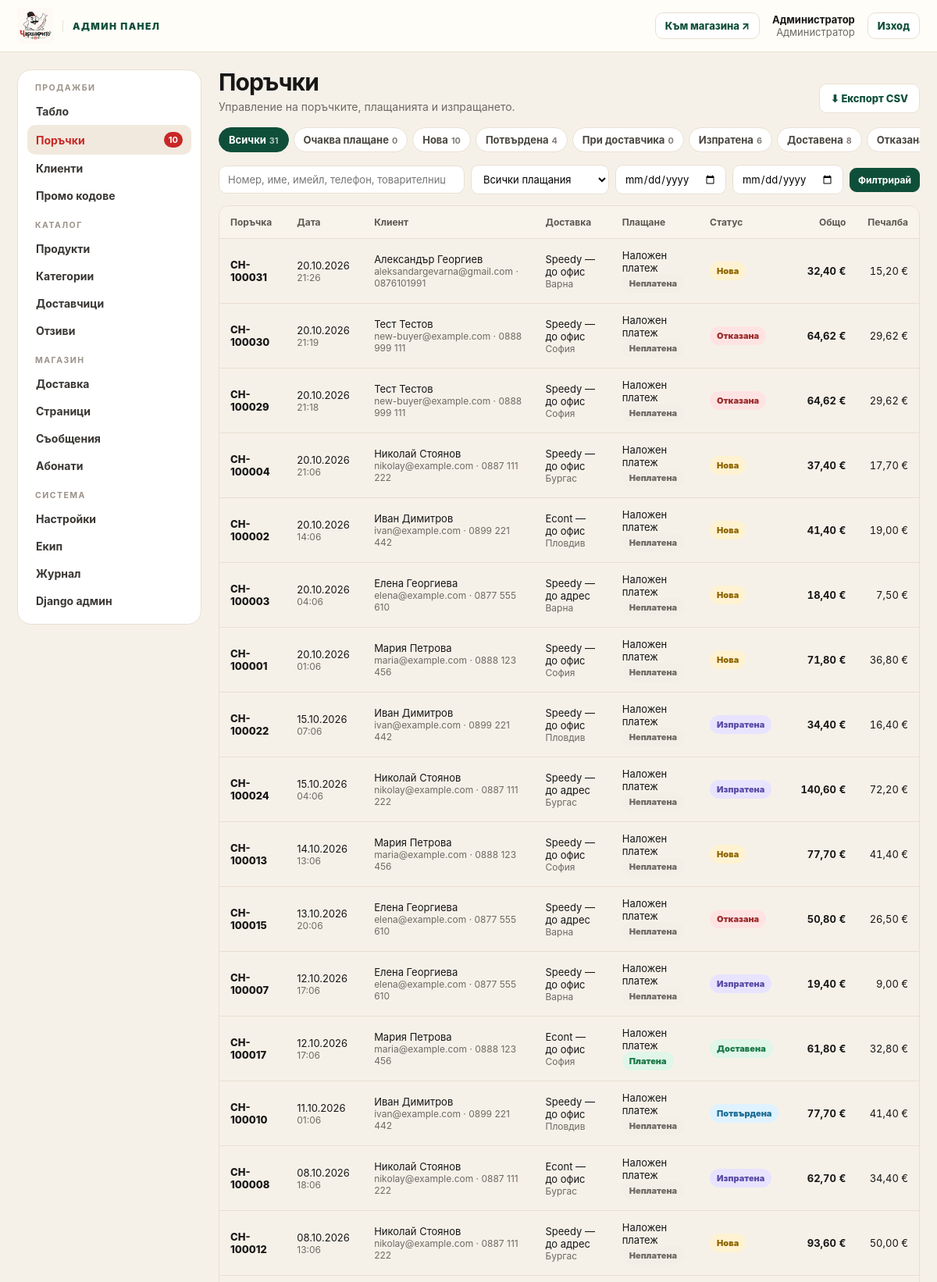
The app's page /dashboard/orders/ (signed in, upper part) with its own data.
### accounts/models.py (models this page shows, shortened)
class User(AbstractUser):
    username = None
    email = models.EmailField("имейл", unique=True)
    phone = models.CharField("телефон", max_length=32, blank=True)
    marketing_consent = models.BooleanField("съгласие за маркетинг", default=False)
    email_verified = models.BooleanField("потвърден имейл", default=False)
    USERNAME_FIELD = "email"
    REQUIRED_FIELDS = []
    objects = UserManager()
    class Meta:
        verbose_name = "потребител"
        verbose_name_plural = "потребители"

### orders/models.py (models this page shows, shortened)
class Order(models.Model):
    STATUS_PENDING_PAYMENT = "pending_payment"
    STATUS_NEW = "new"
    STATUS_CONFIRMED = "confirmed"
    STATUS_SENT_TO_SUPPLIER = "sent_to_supplier"
    STATUS_SHIPPED = "shipped"
    STATUS_DELIVERED = "delivered"
    STATUS_CANCELLED = "cancelled"
    STATUS_RETURNED = "returned"
    STATUS_CHOICES = [
        (STATUS_PENDING_PAYMENT, "Очаква плащане"),
        (STATUS_NEW, "Нова"),
        (STATUS_CONFIRMED, "Потвърдена"),
        (STATUS_SENT_TO_SUPPLIER, "При доставчика"),
        (STATUS_SHIPPED, "Изпратена"),
        (STATUS_DELIVERED, "Доставена"),
        (STATUS_CANCELLED, "Отказана"),
        (STATUS_RETURNED, "Върната"),
    ]
    OPEN_STATUSES = [STATUS_NEW, STATUS_CONFIRMED, STATUS_SENT_TO_SUPPLIER, STATUS_SHIPPED]
    REVENUE_EXCLUDED = [STATUS_PENDING_PAYMENT, STATUS_CANCELLED, STATUS_RETURNED]
    PAYMENT_COD = "cod"
    PAYMENT_CARD = "card"
    PAYMENT_BANK = "bank"
    PAYMENT_CHOICES = [
        (PAYMENT_COD, "Наложен платеж"),
        (PAYMENT_CARD, "Карта"),
        (PAYMENT_BANK, "Банков превод"),
    ]
    PAY_UNPAID = "unpaid"
    PAY_PAID = "paid"
    PAY_REFUNDED = "refunded"
    PAY_FAILED = "failed"
    PAYMENT_STATUS_CHOICES = [
        (PAY_UNPAID, "Неплатена"),
        (PAY_PAID, "Платена"),
        (PAY_REFUNDED, "Възстановена"),
        (PAY_FAILED, "Неуспешно плащане"),
    ]
    number = models.CharField("номер", max_length=20, unique=True, blank=True)
    token = models.UUIDField(default=uuid.uuid4, unique=True, editable=False)
    user = models.ForeignKey(
        settings.AUTH_USER_MODEL, null=True, blank=True, on_delete=models.SET_NULL, related_name="orders"
    )
    email = models.EmailField("имейл")
    phone = models.CharField("телефон", max_length=32)
    full_name = models.CharField("име и фамилия", max_length=120)
    shipping_method = models.ForeignKey(ShippingMethod, null=True, on_delete=models.SET_NULL)
    shipping_method_name = models.CharField("доставка", max_length=120)
    delivery_type = models.CharField(max_length=10, choices=ShippingMethod.TYPE_CHOICES)
    city = models.CharField("град", max_length=80)
    postcode = models.CharField("пощенски код", max_length=12, blank=True)
    address = models.CharField("адрес / офис", max_length=255)
    payment_method = models.CharField("плащане", max_length=10, choices=PAYMENT_CHOICES)
    payment_status = models.CharField(
        "статус на плащането", max_length=10, choices=PAYMENT_STATUS_CHOICES, default=PAY_UNPAID
    )
    status = models.CharField("статус", max_length=20, choices=STATUS_CHOICES, default=STATUS_NEW)
    currency = models.CharField(max_length=3, default="EUR")
    subtotal = models.DecimalField(max_digits=10, decimal_places=2)
    discount_total = models.DecimalField(max_digits=10, decimal_places=2, default=0)
    shipping_total = models.DecimalField(max_digits=10, decimal_places=2, default=0)
    total = models.DecimalField(max_digits=10, decimal_places=2)
    cost_total = models.DecimalField(
        "доставна стойност", max_digits=10, decimal_places=2, default=0,
        help_text="Сумата към доставчиците за продуктите в поръчката.",
    )
    coupon = models.ForeignKey(Coupon, null=True, blank=True, on_delete=models.SET_NULL, related_name="orders")
    coupon_code = models.CharField(max_length=40, blank=True)
    needs_invoice = models.BooleanField("желае фактура", default=False)
    company_name = models.CharField("фирма", max_length=160, blank=True)
    company_eik = models.CharField("ЕИК", max_length=20, blank=True)
    company_vat = models.CharField("ДДС номер", max_length=20, blank=True)
    company_mol = models.CharField("МОЛ", max_length=120, blank=True)
    company_address = models.CharField("адрес на регистрация", max_length=255, blank=True)
    customer_note = models.TextField("бележка от клиента", blank=True)
    carrier = models.CharField("куриер", max_length=40, blank=True)
    tracking_number = models.CharField("товарителница", max_length=80, blank=True)
    stripe_session_id = models.CharField(max_length=255, blank=True)
    stripe_payment_intent = models.CharField(max_length=255, blank=True)
    ip_address = models.GenericIPAddressField(null=True, blank=True)
    accepted_terms_at = models.DateTimeField(null=True, blank=True)
    created_at = models.DateTimeField(auto_now_add=True)
    updated_at = models.DateTimeField(auto_now=True)
    paid_at = models.DateTimeField(null=True, blank=True)
    shipped_at = models.DateTimeField(null=True, blank=True)
    delivered_at = models.DateTimeField(null=True, blank=True)
    class Meta:
        ordering = ["-created_at"]
        verbose_name = "поръчка"
        verbose_name_plural = "поръчки"
        indexes = [models.Index(fields=["status", "-created_at"]), models.Index(fields=["email"])]
    @property
    def profit(self):
        return self.total - self.shipping_total - self.cost_total

### core/models.py (models this page shows, shortened)
class SiteSettings(models.Model):
    CURRENCY_CHOICES = [("EUR", "EUR (€)"), ("BGN", "BGN (лв.)")]
    store_name = models.CharField("име на магазина", max_length=80, default="Чаршафчето")
    tagline = models.CharField("слоган", max_length=160, default="Повече уют в живота")
    announcement = models.CharField(
        "лента с обява",
        max_length=200,
        blank=True,
        default="🚚 Безплатна доставка за поръчки над 50 € · 14 дни право на връщане",
    )
    currency = models.CharField("валута", max_length=3, choices=CURRENCY_CHOICES, default="EUR")
    show_secondary_currency = models.BooleanField(
        "показвай и цена в лева", default=True, help_text="Двойно обозначаване EUR / BGN по фиксирания курс."
    )
    free_shipping_threshold = models.DecimalField(
        "безплатна доставка над", max_digits=10, decimal_places=2, default=Decimal("50.00")
    )
    vat_rate = models.DecimalField("ДДС %", max_digits=5, decimal_places=2, default=Decimal("20.00"))
    prices_include_vat = models.BooleanField("цените са с ДДС", default=True)
    low_stock_threshold = models.PositiveIntegerField("праг за ниска наличност", default=5)
    contact_email = models.EmailField("имейл за контакт", default="info@charshafcheto.bg")
    orders_email = models.EmailField("имейл за известия за поръчки", default="orders@charshafcheto.bg")
    contact_phone = models.CharField("телефон", max_length=40, default="0888 123 456")
    address = models.CharField("адрес", max_length=200, default="България")
    company_name = models.CharField("фирма", max_length=120, blank=True)
    company_eik = models.CharField("ЕИК", max_length=20, blank=True)
    bank_iban = models.CharField("IBAN за банков превод", max_length=40, blank=True)
    bank_name = models.CharField("банка", max_length=80, blank=True)
    facebook_url = models.URLField(blank=True)
    instagram_url = models.URLField(blank=True)
    meta_description = models.CharField(
        "SEO описание",
        max_length=300,
        default="Спални комплекти, чаршафи, калъфки и завивки с български дух.",
    )
    updated_at = models.DateTimeField(auto_now=True)
    CACHE_KEY = "site_settings"
    class Meta:
        verbose_name = "настройки на магазина"
        verbose_name_plural = "настройки на магазина"
    @classmethod
    def load(cls):
        obj = cache.get(cls.CACHE_KEY)
        if obj is None:
            obj, _ = cls.objects.get_or_create(pk=1)
            cache.set(cls.CACHE_KEY, obj, 300)
        return obj
    @property
    def currency_symbol(self):
        return "€" if self.currency == "EUR" else "лв."

### dashboard/views/orders.py (the view)
# urls.py: path("orders/", orders.order_list, name="orders"),
@staff_required
def order_list(request):
    qs = filtered_orders(request)
    counts = dict(Order.objects.values_list("status").annotate(n=Count("id")))
    tabs = [("", "Всички", sum(counts.values()))] + [
        (key, label, counts.get(key, 0)) for key, label in Order.STATUS_CHOICES
    ]
    return render(request, "dashboard/orders/list.html", {
        "page": paginate(request, qs),
        "tabs": tabs,
        "status": request.GET.get("status", ""),
        "payment_choices": Order.PAYMENT_STATUS_CHOICES,
    })

### dashboard/templates/dashboard/orders/list.html (shortened to what this page needs)
{% extends "dashboard/base.html" %}
{% load store_tags %}
{% block content %}
<div class="d-head">
  <div><h1>Поръчки</h1><p class="d-sub">Управление на поръчките, плащанията и изпращането.</p></div>
  <div class="d-head-actions"><a class="btn btn-secondary btn-small" href="{% url 'dashboard:orders_export' %}?{{ request.GET.urlencode }}">⬇ Експорт CSV</a></div>
</div>
<div class="d-tabs">{% for key, label, n in tabs %}<a href="?{% url_replace status=key page=None %}" class="{% if status == key %}active{% endif %}">{{ label }}<small>{{ n }}</small></a>{% endfor %}</div>
<form class="d-filters" method="get">
  <input type="search" name="q" value="{{ request.GET.q }}" placeholder="Номер, име, имейл, телефон, товарителница…" aria-label="Търсене">
  <select name="payment" data-autosubmit aria-label="Плащане"><option value="">Всички плащания</option></select>
  <input type="date" name="from" value="{{ request.GET.from }}" aria-label="От дата">
  <input type="date" name="to" value="{{ request.GET.to }}" aria-label="До дата">
  <button class="d-btn solid" type="submit">Филтрирай</button>
</form>
<div class="table-wrap"><table class="table d-table">
  <thead><tr><th>Поръчка</th><th>Дата</th><th>Клиент</th><th>Доставка</th><th>Плащане</th><th>Статус</th><th class="num">Общо</th><th class="num">Печалба</th></tr></thead>
  <tbody>
  {% for o in page %}<tr>
    <td><a class="d-strong" href="{% url 'dashboard:order_detail' o.pk %}">{{ o.number }}</a>{% if o.needs_invoice %}<div class="d-muted">фактура</div>{% endif %}</td>
    <td>{{ o.created_at|date:'d.m.Y' }}<div class="d-muted">{{ o.created_at|date:'H:i' }}</div></td>
    <td>{{ o.full_name }}<div class="d-muted">{{ o.email }} · {{ o.phone }}</div></td>
    <td>{{ o.shipping_method_name }}<div class="d-muted">{{ o.city }}</div></td>
    <td>{{ o.get_payment_method_display }}<div><span class="status {{ o.payment_status|status_class }}">{{ o.get_payment_status_display }}</span></div></td>
    <td><span class="status {{ o.status|status_class }}">{{ o.get_status_display }}</span></td>
    <td class="num"><b>{{ o.total|money }}</b></td>
    <td class="num">{{ o.profit|money }}</td>
  </tr>{% empty %}<tr><td colspan="8" class="d-empty">Няма поръчки, отговарящи на филтрите.</td></tr>{% endfor %}
  </tbody>
</table></div>
{% endblock %}

### dashboard/templates/dashboard/base.html (shortened to what this page needs)
{% load static dashboard_tags %}<!doctype html>
<html lang="bg">
<head>
  <link rel="stylesheet" href="{% static 'css/store.css' %}">
  <link rel="stylesheet" href="{% static 'css/dashboard.css' %}">
</head>
<body class="d-body">
{% dashboard_counts as counts %}
<header class="d-top">
  <div class="d-top-in">
    <a class="d-brand" href="{% url 'dashboard:home' %}"><img src="{% static 'img/logo.png' %}" alt="{{ store.store_name }}"><span>Админ панел</span></a>
    <a class="d-link" href="/" target="_blank" rel="noopener">Към магазина ↗</a>
    <div class="d-user"><b>{{ request.user.get_full_name|default:request.user.email }}</b>{% if request.user.is_superuser %}Администратор{% else %}Служител{% endif %}</div>
    <form method="post" action="{% url 'accounts:logout' %}">{% csrf_token %}<button class="d-link" type="submit">Изход</button></form>
  </div>
</header>
<div class="d-shell">
  <nav class="d-side" aria-label="Админ навигация">
    <h6>Продажби</h6>
    <a href="{% url 'dashboard:home' %}" class="{% nav_active 'home' %}">Табло</a>
    <a href="{% url 'dashboard:orders' %}" class="{% nav_active 'orders' 'order' 'supplier_order' %}">Поръчки {% if counts.orders %}<span class="d-count">{{ counts.orders }}</span>{% endif %}</a>
    <a href="{% url 'dashboard:customers' %}" class="{% nav_active 'customers' 'customer' 'guest' %}">Клиенти</a>
    <a href="{% url 'dashboard:coupons' %}" class="{% nav_active 'coupons' %}">Промо кодове</a>
    <h6>Каталог</h6>
    <a href="{% url 'dashboard:products' %}" class="{% nav_active 'products' 'product' 'variant' %}">Продукти</a>
    <a href="{% url 'dashboard:categories' %}" class="{% nav_active 'categories' %}">Категории</a>
    <a href="{% url 'dashboard:suppliers' %}" class="{% nav_active 'suppliers' 'supplier' %}">Доставчици</a>
    <a href="{% url 'dashboard:reviews' %}" class="{% nav_active 'reviews' 'review' %}">Отзиви {% if counts.reviews %}<span class="d-count">{{ counts.reviews }}</span>{% endif %}</a>
    <h6>Магазин</h6>
    <a href="{% url 'dashboard:shipping' %}" class="{% nav_active 'shipping' %}">Доставка</a>
    <a href="{% url 'dashboard:pages' %}" class="{% nav_active 'pages' %}">Страници</a>
    <a href="{% url 'dashboard:messages' %}" class="{% nav_active 'messages' 'message' %}">Съобщения {% if counts.messages %}<span class="d-count">{{ counts.messages }}</span>{% endif %}</a>
    <a href="{% url 'dashboard:subscribers' %}" class="{% nav_active 'subscribers' 'subscriber' %}">Абонати</a>
    <h6>Система</h6>
    {% if request.user.is_superuser %}
    <a href="{% url 'dashboard:settings' %}" class="{% nav_active 'settings' %}">Настройки</a>
    <a href="{% url 'dashboard:team' %}" class="{% nav_active 'team' %}">Екип</a>
    {% endif %}
    <a href="{% url 'dashboard:audit' %}" class="{% nav_active 'audit' %}">Журнал</a>
    {% if request.user.is_superuser %}<a href="{% url 'admin:index' %}">Django админ</a>{% endif %}
  </nav>
  <main class="d-main" id="main">
    {% block content %}{% endblock %}
  </main>
</div>
</body>
</html>

### records on screen
User: user.get_full_name "Администратор"
Order: number "CH-100031", created_at "20.10.2026", created_at "21:26", full_name "Александър Георгиев", email "aleksandargevarna@gmail.com", phone "0876101991", shipping_method_name "Speedy — до офис", city "Варна", payment_method "Наложен платеж", payment_status "Неплатена", status "Нова", total "32,40 €", profit "15,20 €"
Order: number "CH-100030", created_at "20.10.2026", created_at "21:19", full_name "Тест Тестов", email "new-buyer@example.com", phone "0888 999 111", shipping_method_name "Speedy — до офис", city "София", payment_method "Наложен платеж", payment_status "Неплатена", status "Отказана", total "64,62 €", profit "29,62 €"
Order: number "CH-100029", created_at "20.10.2026", created_at "21:18", full_name "Тест Тестов", email "new-buyer@example.com", phone "0888 999 111", shipping_method_name "Speedy — до офис", city "София", payment_method "Наложен платеж", payment_status "Неплатена", status "Отказана", total "64,62 €", profit "29,62 €"
Order: number "CH-100004", created_at "20.10.2026", created_at "21:06", full_name "Николай Стоянов", email "nikolay@example.com", phone "0887 111 222", shipping_method_name "Speedy — до офис", city "Бургас", payment_method "Наложен платеж", payment_status "Неплатена", status "Нова", total "37,40 €", profit "17,70 €"
Order: number "CH-100002", created_at "20.10.2026", created_at "14:06", full_name "Иван Димитров", email "ivan@example.com", phone "0899 221 442", shipping_method_name "Econt — до офис", city "Пловдив", payment_method "Наложен платеж", payment_status "Неплатена", status "Нова", total "41,40 €", profit "19,00 €"
Order: number "CH-100003", created_at "20.10.2026", created_at "04:06", full_name "Елена Георгиева", email "elena@example.com", phone "0877 555 610", shipping_method_name "Speedy — до адрес", city "Варна", payment_method "Наложен платеж", payment_status "Неплатена", status "Нова", total "18,40 €", profit "7,50 €"
Order: number "CH-100001", created_at "20.10.2026", created_at "01:06", full_name "Мария Петрова", email "maria@example.com", phone "0888 123 456", shipping_method_name "Speedy — до офис", city "София", payment_method "Наложен платеж", payment_status "Неплатена", status "Нова", total "71,80 €", profit "36,80 €"
Order: number "CH-100022", created_at "15.10.2026", created_at "07:06", full_name "Иван Димитров", email "ivan@example.com", phone "0899 221 442", shipping_method_name "Speedy — до офис", city "Пловдив", payment_method "Наложен платеж", payment_status "Неплатена", status "Изпратена", total "34,40 €", profit "16,40 €"
Order: number "CH-100024", created_at "15.10.2026", created_at "04:06", full_name "Николай Стоянов", email "nikolay@example.com", phone "0887 111 222", shipping_method_name "Speedy — до адрес", city "Бургас", payment_method "Наложен платеж", payment_status "Неплатена", status "Изпратена", total "140,60 €", profit "72,20 €"
Order: number "CH-100013", created_at "14.10.2026", created_at "13:06", full_name "Мария Петрова", email "maria@example.com", phone "0888 123 456", shipping_method_name "Speedy — до офис", city "София", payment_method "Наложен платеж", payment_status "Неплатена", status "Нова", total "77,70 €", profit "41,40 €"
Order: number "CH-100015", created_at "13.10.2026", created_at "20:06", full_name "Елена Георгиева", email "elena@example.com", phone "0877 555 610", shipping_method_name "Speedy — до адрес", city "Варна", payment_method "Наложен платеж", payment_status "Неплатена", status "Отказана", total "50,80 €", profit "26,50 €"
Order: number "CH-100007", created_at "12.10.2026", created_at "17:06", full_name "Елена Георгиева", email "elena@example.com", phone "0877 555 610", shipping_method_name "Speedy — до офис", city "Варна", payment_method "Наложен платеж", payment_status "Неплатена", status "Изпратена", total "19,40 €", profit "9,00 €"
Order: number "CH-100017", created_at "12.10.2026", created_at "17:06", full_name "Мария Петрова", email "maria@example.com", phone "0888 123 456", shipping_method_name "Econt — до офис", city "София", payment_method "Наложен платеж", payment_status "Платена", status "Доставена", total "61,80 €", profit "32,80 €"
Order: number "CH-100010", created_at "11.10.2026", created_at "01:06", full_name "Иван Димитров", email "ivan@example.com", phone "0899 221 442", shipping_method_name "Speedy — до офис", city "Пловдив", payment_method "Наложен платеж", payment_status "Неплатена", status "Потвърдена", total "77,70 €", profit "41,40 €"
Order: number "CH-100008", created_at "08.10.2026", created_at "18:06", full_name "Николай Стоянов", email "nikolay@example.com", phone "0887 111 222", shipping_method_name "Econt — до офис", city "Бургас", payment_method "Наложен платеж", payment_status "Неплатена", status "Изпратена", total "62,70 €", profit "34,40 €"
Order: number "CH-100012", created_at "08.10.2026", created_at "13:06", full_name "Николай Стоянов", email "nikolay@example.com", phone "0887 111 222", shipping_method_name "Speedy — до адрес", city "Бургас", payment_method "Наложен платеж", payment_status "Неплатена", status "Нова", total "93,60 €", profit "50,00 €"

### other values on screen
{{ counts.orders }} "10"
{{ label }} "Всички" "Очаква плащане" "Нова" "Потвърдена" "При доставчика" "Изпратена" "Доставена"
{{ n }} "31" "0" "10" "4" "0" "6" "8"
